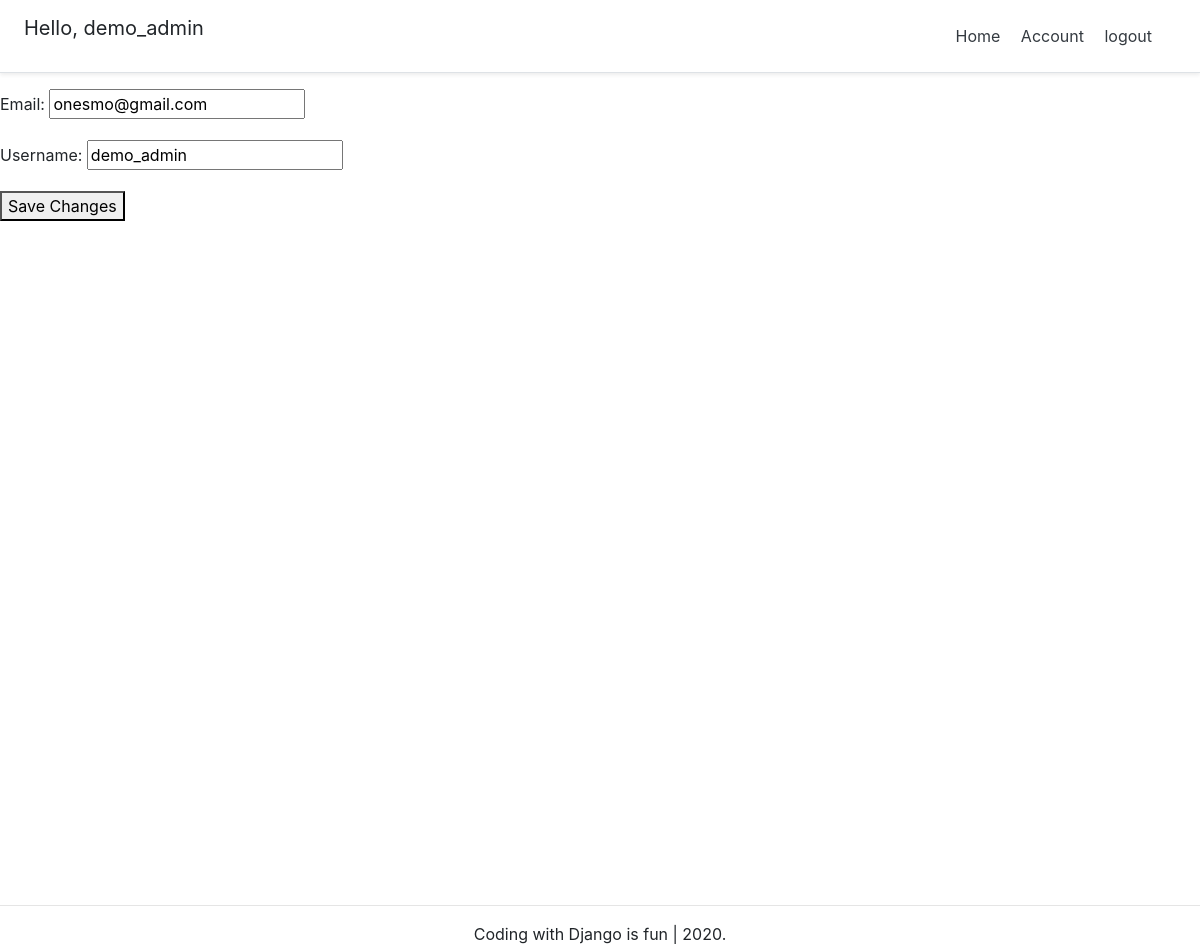
The app's page /account/ (signed in) with its own data.
### account/models.py (models this page shows, shortened)
class Account(AbstractBaseUser):
    email               = models.EmailField(verbose_name="email", max_length=60, unique=True)
    username            = models.CharField(max_length=30, unique=True)
    date_joined         = models.DateTimeField(verbose_name="date joined",auto_now_add=True)
    last_login          = models.DateTimeField(verbose_name="last login", auto_now=True)
    is_admin            = models.BooleanField(default=False)
    is_active           = models.BooleanField(default=True)
    is_staff            = models.BooleanField(default=False)
    is_superuser        = models.BooleanField(default=False)
    USERNAME_FIELD = 'email'
    REQUIRED_FIELDS = ['username',]
    objects = MyAccountManager()

### account/views.py (the view)
# urls.py: path('account/', account_view, name='account'),
def account_view(request):
    if not request.user.is_authenticated:
        return redirect("home")
    if request.method != 'POST':
        form = AccountUpdateForm(
            initial={
                "email": request.user.email,
                "username": request.user.username,
            }
        )
    else:
        form = AccountUpdateForm(request.POST, instance=request.user)
        if form.is_valid():
            form.save()
            return redirect("home")
    context = {'form': form }
    return render(request, 'account/account.html', context)

### account/forms.py (shortened to what this page needs)
class AccountUpdateForm(forms.ModelForm):
    class Meta:
        model = Account
        fields = ('email', 'username')

### account/templates/account/account.html (shortened to what this page needs)
{% extends "base.html"%}
{% block content %}
<form  method='post'>
{% for field in form %}
    <p>
        {{ field.label_tag }}
        {{ field }}
    </p>
{% endfor %}
<button type="submit" >Save Changes</button>
</form>
{%  endblock content %}

### templates/snippets/header.html (shortened to what this page needs)
<link rel="stylesheet" href="https://stackpath.bootstrapcdn.com/bootstrap/4.5.2/css/bootstrap.min.css">
    <div class="d-flex flex-column flex-md-row align-items-center p-3 px-md-4 mb-3 bg-white border-bottom shadow-sm">
        <h5 class="my-0 mr-md-auto font-weight-normal">
            {%  if request.user.is_authenticated %}
            <p>Hello, {{ request.user.username }}</p>
            {% endif %}
        </h5>
        <nav class="my-2 my-md-0 mr-md-3">
            {%  if request.user.is_authenticated %}
                <a class="p-2 text-dark" href="{% url 'home' %}">Home</a>
                <a class="p-2 text-dark" href="{% url 'account' %}">Account</a>
                <a class="p-2 text-dark" href="{% url 'logout' %}">logout</a>
            {% else %}
                <a class="p-2 text-dark" href="{% url 'home' %}">Home</a>
                <a class="p-2 text-dark" href="{% url 'login' %}">login</a>
                <a  class="btn btn-outline-primary" href="{% url 'register' %}">Register</a>
            {% endif %}
        </nav>
    </div>

### templates/snippets/header.html (style rules this page uses)
@media (min-width: 768px) { html { font-size: 16px; } }

### records on screen
Account: user.username "demo_admin", form "onesmo@gmail.com" "demo_admin"

### other values on screen
{{ field.label_tag }} "Email:" "Username:"
